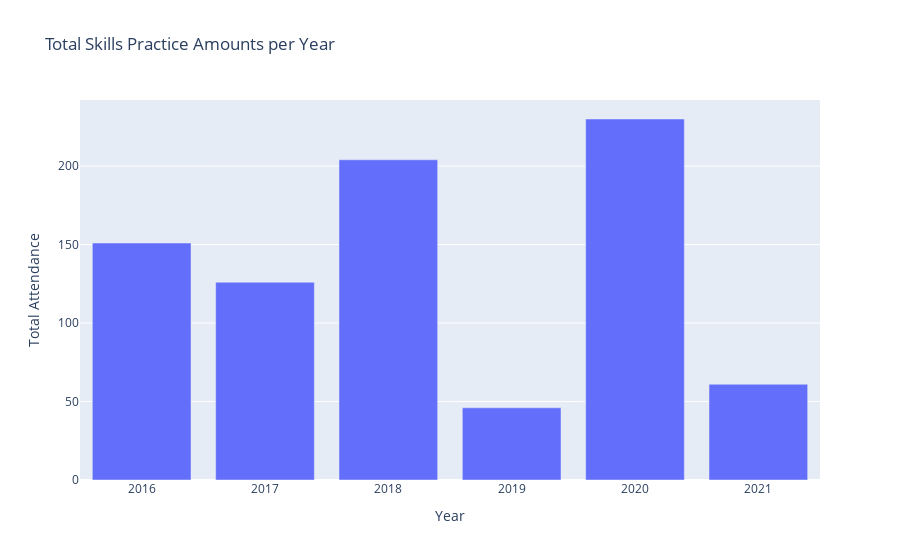

Notebook cell for this chart:
### Code cell
# Assuming 'Type' represents different event types and 'Attendance' represents the number of attendees
skills_practice = df_att[df_att['Type'] == 'Skills Practice']
skills_practice_per_year = skills_practice.groupby('Year')['Attendance'].sum().reset_index()

# Create a bar plot
fig = px.bar(skills_practice_per_year, x='Year', y='Attendance', title='Total Skills Practice Amounts per Year')
fig.update_layout(xaxis_title='Year', yaxis_title='Total Attendance')
fig.show()

### Figure 1 — Plotly figure (JSON) as saved in the notebook; plotly's stock layout.template omitted (floating-point values rounded to 4 significant figures)
{"data": [{"alignmentgroup": "True", "hovertemplate": "Year=%{x}<br>Attendance=%{y}<extra></extra>", "legendgroup": "", "marker": {"color": "#636efa", "pattern": {"shape": ""}}, "name": "", "offsetgroup": "", "orientation": "v", "showlegend": false, "textposition": "auto", "type": "bar", "x": [2016, 2017, 2018, 2019, 2020, 2021], "xaxis": "x", "y": [151, 126, 204, 46, 230, 61], "yaxis": "y"}], "layout": {"barmode": "relative", "legend": {"tracegroupgap": 0}, "title": {"text": "Total Skills Practice Amounts per Year"}, "xaxis": {"anchor": "y", "domain": [0, 1], "title": {"text": "Year"}}, "yaxis": {"anchor": "x", "domain": [0, 1], "title": {"text": "Total Attendance"}}}}
